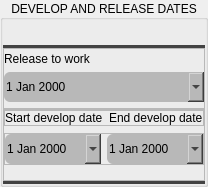
             <widget class="QGroupBox" name="groupBox_2">
              <property name="styleSheet">
               <string notr="true">QDateEdit::drop-down{border-top-right-radius: 6px; image:url(':/icon/icons/chevron-down.svg');
subcontrol-position: center right}
QDateEdit{background-color: rgb(184, 184, 184); color : black;}
QDateEdit{border-radius: 6px}</string>
              </property>
              <property name="title">
               <string>DEVELOP AND RELEASE DATES</string>
              </property>
              <property name="alignment">
               <set>Qt::AlignCenter</set>
              </property>
              <layout class="QVBoxLayout" name="verticalLayout_6">
               <property name="spacing">
                <number>0</number>
               </property>
               <property name="leftMargin">
                <number>0</number>
               </property>
               <property name="topMargin">
                <number>25</number>
               </property>
               <property name="rightMargin">
                <number>0</number>
               </property>
               <property name="bottomMargin">
                <number>0</number>
               </property>
               <item>
                <widget class="Line" name="line_3">
                 <property name="styleSheet">
                  <string notr="true">background-color: rgb(67, 67, 67);
border-radius: 3px</string>
                 </property>
                 <property name="lineWidth">
                  <number>1</number>
                 </property>
                 <property name="orientation">
                  <enum>Qt::Horizontal</enum>
                 </property>
                </widget>
               </item>
               <item>
                <widget class="QFrame" name="frame_8">
                 <property name="frameShape">
                  <enum>QFrame::StyledPanel</enum>
                 </property>
                 <property name="frameShadow">
                  <enum>QFrame::Raised</enum>
                 </property>
                 <layout class="QVBoxLayout" name="verticalLayout_8">
                  <property name="leftMargin">
                   <number>0</number>
                  </property>
                  <property name="topMargin">
                   <number>3</number>
                  </property>
                  <property name="rightMargin">
                   <number>0</number>
                  </property>
                  <property name="bottomMargin">
                   <number>6</number>
                  </property>
                  <item>
                   <widget class="QLabel" name="label_2">
                    <property name="text">
                     <string>Release to work</string>
                    </property>
                   </widget>
                  </item>
                  <item>
                   <widget class="QDateEdit" name="releaseToWorkDateEdit">
                    <property name="minimumSize">
                     <size>
                      <width>0</width>
                      <height>30</height>
                     </size>
                    </property>
                    <property name="maximumSize">
                     <size>
                      <width>16777215</width>
                      <height>30</height>
                     </size>
                    </property>
                    <property name="styleSheet">
                     <string notr="true"/>
                    </property>
                    <property name="calendarPopup">
                     <bool>true</bool>
                    </property>
                   </widget>
                  </item>
                 </layout>
                </widget>
               </item>
               <item alignment="Qt::AlignTop">
                <widget class="QFrame" name="frame_5">
                 <property name="frameShape">
                  <enum>QFrame::StyledPanel</enum>
                 </property>
                 <property name="frameShadow">
                  <enum>QFrame::Raised</enum>
                 </property>
                 <layout class="QVBoxLayout" name="verticalLayout_7">
                  <property name="spacing">
                   <number>7</number>
                  </property>
                  <property name="leftMargin">
                   <number>0</number>
                  </property>
                  <property name="topMargin">
                   <number>0</number>
                  </property>
                  <property name="rightMargin">
                   <number>0</number>
                  </property>
                  <property name="bottomMargin">
                   <number>15</number>
                  </property>
                  <item>
                   <widget class="QFrame" name="frame_7">
                    <property name="frameShape">
                     <enum>QFrame::StyledPanel</enum>
                    </property>
                    <property name="frameShadow">
                     <enum>QFrame::Raised</enum>
                    </property>
                    <layout class="QHBoxLayout" name="horizontalLayout_3">
                     <property name="leftMargin">
                      <number>0</number>
                     </property>
                     <property name="topMargin">
                      <number>0</number>
                     </property>
                     <property name="rightMargin">
                      <number>0</number>
                     </property>
                     <property name="bottomMargin">
                      <number>0</number>
                     </property>
                     <item>
                      <widget class="QLabel" name="label_3">
                       <property name="text">
                        <string>Start develop date</string>
                       </property>
                      </widget>
                     </item>
                     <item>
                      <widget class="QLabel" name="label_4">
                       <property name="text">
                        <string>End develop date</string>
                       </property>
                      </widget>
                     </item>
                    </layout>
                   </widget>
                  </item>
                  <item>
                   <widget class="QFrame" name="frame_6">
                    <property name="frameShape">
                     <enum>QFrame::StyledPanel</enum>
                    </property>
                    <property name="frameShadow">
                     <enum>QFrame::Raised</enum>
                    </property>
                    <layout class="QHBoxLayout" name="horizontalLayout_4">
                     <property name="leftMargin">
                      <number>0</number>
                     </property>
                     <property name="topMargin">
                      <number>0</number>
                     </property>
                     <property name="rightMargin">
                      <number>0</number>
                     </property>
                     <property name="bottomMargin">
                      <number>0</number>
                     </property>
                     <item>
                      <widget class="QDateEdit" name="startDevelopDateEdit">
                       <property name="minimumSize">
                        <size>
                         <width>0</width>
                         <height>30</height>
                        </size>
                       </property>
                       <property name="maximumSize">
                        <size>
                         <width>16777215</width>
                         <height>30</height>
                        </size>
                       </property>
                       <property name="styleSheet">
                        <string notr="true">background-color: rgb(184, 184, 184); color : black;
border-radius: 6px</string>
                       </property>
                       <property name="calendarPopup">
                        <bool>true</bool>
                       </property>
                      </widget>
                     </item>
                     <item>
                      <widget class="QDateEdit" name="endDevelopDateEdit">
                       <property name="minimumSize">
                        <size>
                         <width>0</width>
                         <height>30</height>
                        </size>
                       </property>
                       <property name="maximumSize">
                        <size>
                         <width>16777215</width>
                         <height>30</height>
                        </size>
                       </property>
                       <property name="styleSheet">
                        <string notr="true">background-color: rgb(184, 184, 184); color : black;
border-radius: 6px</string>
                       </property>
                       <property name="showGroupSeparator" stdset="0">
                        <bool>false</bool>
                       </property>
                       <property name="calendarPopup">
                        <bool>true</bool>
                       </property>
                      </widget>
                     </item>
                    </layout>
                   </widget>
                  </item>
                 </layout>
                </widget>
               </item>
               <item>
                <widget class="Line" name="line_4">
                 <property name="styleSheet">
                  <string notr="true">background-color: rgb(67, 67, 67);
border-radius: 3px</string>
                 </property>
                 <property name="lineWidth">
                  <number>1</number>
                 </property>
                 <property name="orientation">
                  <enum>Qt::Horizontal</enum>
                 </property>
                </widget>
               </item>
              </layout>
             </widget>
